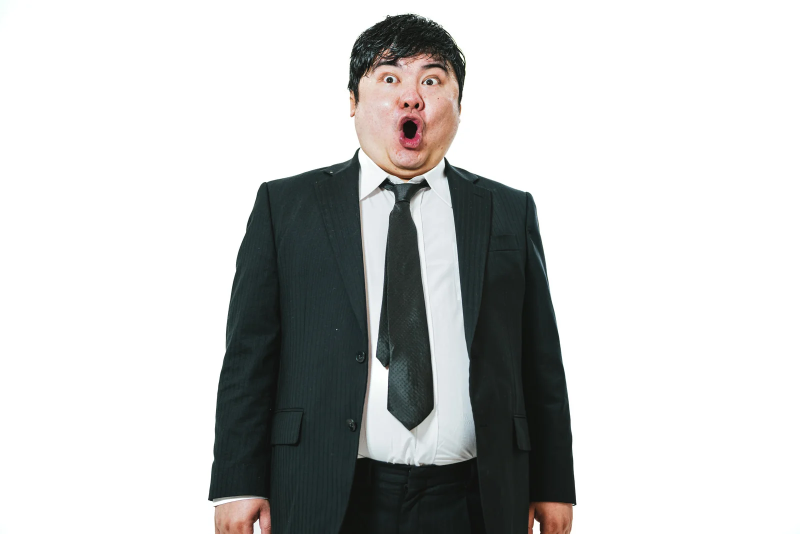
#> input picture scare.webp, 1600 x 1067 px (shown at 1/2 size)
$ python -i dispImagekadai.py   (imports and definitions only)
#> lines starting #> are read from the running program, lines starting #| are printed output that depends on the picture
import tkinter as tk
import tkinter.filedialog as fd
import PIL.Image
import PIL.ImageTk

def dispPhoto(path):
#> called with path = 'scare.webp'
    newImage = (PIL.Image.open(path)
                .convert("L")
                .resize((300,300), resample=0)
                .transpose(PIL.Image.FLIP_LEFT_RIGHT)
                .rotate(90))
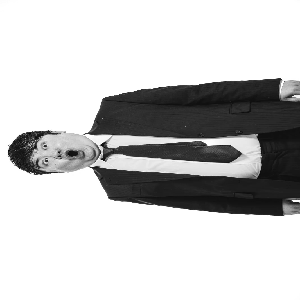
#> newImage: PIL image 300x300 L; min 5, max 255, mean 199
#> (the run stopped early here; a loop or call above may not have finished)
